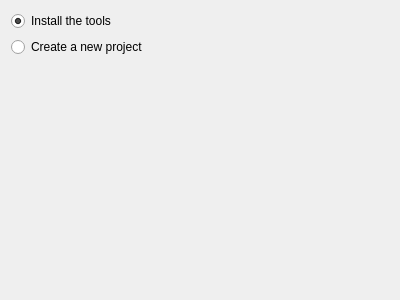
<?xml version="1.0" encoding="UTF-8"?>
<ui version="4.0">
 <class>Page_000_Welcome</class>
 <widget class="QWidget" name="Page_000_Welcome">
  <property name="geometry">
   <rect>
    <x>0</x>
    <y>0</y>
    <width>400</width>
    <height>300</height>
   </rect>
  </property>
  <property name="windowTitle">
   <string>Form</string>
  </property>
  <layout class="QVBoxLayout" name="verticalLayout">
   <item>
    <widget class="QRadioButton" name="rb_InstallTools">
     <property name="text">
      <string>Install the tools</string>
     </property>
     <property name="checked">
      <bool>true</bool>
     </property>
    </widget>
   </item>
   <item>
    <widget class="QRadioButton" name="rb_createProject">
     <property name="text">
      <string>Create a new project</string>
     </property>
    </widget>
   </item>
   <item>
    <spacer name="verticalSpacer">
     <property name="orientation">
      <enum>Qt::Orientation::Vertical</enum>
     </property>
     <property name="sizeHint" stdset="0">
      <size>
       <width>20</width>
       <height>40</height>
      </size>
     </property>
    </spacer>
   </item>
  </layout>
 </widget>
 <resources/>
 <connections/>
</ui>
